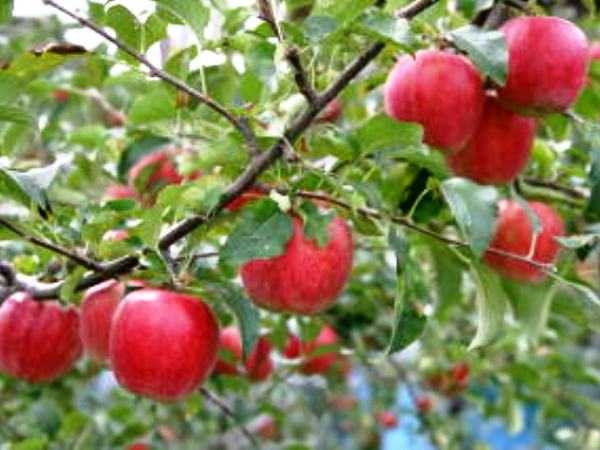
#> input picture sample.jpg, 600 x 450 px
$ python feature.py sample.jpg   (older library calls are emulated)
#> lines starting #> are read from the running program, lines starting #| are printed output that depends on the picture; long printed decimals are rounded
#> further down, image is the input picture: shape (450, 600, 3); mean B, G, R 86.8, 126.2, 136.2
# -*- coding:utf-8 -*-

import sys
import numpy as np
import cv2
from skimage.feature import greycomatrix, greycoprops

class feature:
    """特徴クラス"""

    def extractTexture(self, image, d, dig1, dig2, f_normed):
        """ テクスチャ特徴抽出
        @ param1[in] image              入力画像
        @ param2[in] d                  距離
        @ param3[in] dig1               角度1
        @ param4[in] dig2               角度2
        @ param5[in] f_normed(bool型)   特徴の正規化
        @ param[out] feature(list)      特徴
        """
#> called with d = 1, dig1 = 0, dig2 = 90, f_normed = True

        feature = []

        image_hsv = image.copy()
        image_lab = image.copy()

        width = image.shape[1]
#> width = 600
        height = image.shape[0]
#> height = 450

        # 色空間変換
        image = cv2.cvtColor(image, cv2.COLOR_BGR2GRAY)
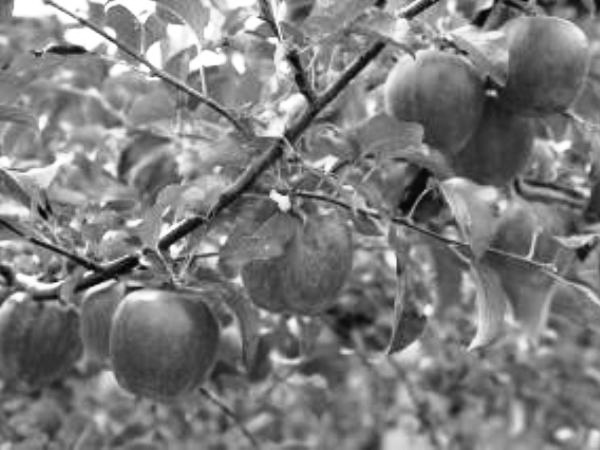
#> image: shape (450, 600); min 2, max 255, mean 124.7
        image_hsv = cv2.cvtColor(image_hsv, cv2.COLOR_BGR2HSV)
#> image_hsv: shape (450, 600, 3); mean H, S, V 57.3, 125.3, 154.1
        image_lab = cv2.cvtColor(image_lab, cv2.COLOR_BGR2LAB)
#> image_lab: shape (450, 600, 3); mean of channels 0, 1, 2 138.4, 126, 152.9

        # 変位
        glcm_x = greycomatrix(image, [d], [dig1], normed=True, symmetric=True)
        glcm_y = greycomatrix(image, [d], [dig2], normed=True, symmetric=True)

        # 特徴
        contrast_x = greycoprops(glcm_x, "contrast")            # コントラスト
#> contrast_x = [76.31]
        contrast_y = greycoprops(glcm_y, "contrast")
#> contrast_y = [98.7]
        dissimilarity_x = greycoprops(glcm_x, "dissimilarity")  # 相違性
#> dissimilarity_x = [5.71]
        dissimilarity_y = greycoprops(glcm_y, "dissimilarity")
#> dissimilarity_y = [6.22]
        homogeneity_x = greycoprops(glcm_x, "homogeneity")      # 均質性
#> homogeneity_x = [0.218]
        homogeneity_y = greycoprops(glcm_y, "homogeneity")
#> homogeneity_y = [0.219]
        ASM_x = greycoprops(glcm_x, "ASM")                      # 角2次モーメント
#> ASM_x = [0.000323]
        ASM_y = greycoprops(glcm_y, "ASM")
#> ASM_y = [0.000317]
        correlation_x = greycoprops(glcm_x, "correlation")      # 相関
#> correlation_x = [0.983]
        correlation_y = greycoprops(glcm_y, "correlation")
#> correlation_y = [0.978]

        contrast = (contrast_x[0][0] + contrast_y[0][0]) / 2
#> contrast = 87.5
        dissimilarity = (dissimilarity_x[0][0] + dissimilarity_y[0][0]) / 2
#> dissimilarity = 5.97
        homogeneity = (homogeneity_x[0][0] + homogeneity_y[0][0]) / 2
#> homogeneity = 0.219
        ASM = (ASM_x[0][0] + ASM_y[0][0]) / 2
#> ASM = 0.00032
        correlation = (correlation_x[0][0] + correlation_y[0][0]) / 2
#> correlation = 0.98

        H_list = []
        a_list = []

        for row in range(height):
            for col in range(width):
                pixelHSVValue = image_hsv[row][col]
                pixelLabValue = image_lab[row][col]

                H_list.append(pixelHSVValue[0])
                a_list.append(pixelLabValue[1])
#> after the loop, H_list = 270000 items; a_list = 270000 items

        H_array = np.array(H_list)
        a_array = np.array(a_list)
        H_ave = np.average(H_array)     # Hの平均
#> H_ave = 57.32
        a_ave = np.average(a_array)     # a*の平均
#> a_ave = 126
        H_std = np.std(H_array)         # Hの標準偏差
#> H_std = 49.01
        a_std = np.std(a_array)         # a*の標準偏差
#> a_std = 28.15

        feature.append(contrast)
        feature.append(dissimilarity)
        feature.append(homogeneity)
        feature.append(ASM)
        feature.append(correlation)
        feature.append(H_ave)
        feature.append(a_ave)
        feature.append(H_std)
        feature.append(a_std)

        if f_normed:
            feature_array = np.array(feature)
#> feature_array = [87.5, 5.97, 0.219, 0.00032, 0.98, 57.32, 126, 49.01, 28.15]
            feature_ave = np.average(feature_array)     # 特徴の平均
#> feature_ave = 39.46
            feature_std = np.std(feature_array)         # 特徴の標準偏差
#> feature_std = 42.21

            # 正規化
            normed_contrast = (contrast - feature_ave) / feature_std
#> normed_contrast = 1.14
            normed_diss = (dissimilarity - feature_ave) / feature_std
#> normed_diss = -0.794
            normed_homo = (homogeneity - feature_ave) / feature_std
#> normed_homo = -0.93
            normed_ASM = (ASM - feature_ave) / feature_std
#> normed_ASM = -0.935
            normed_corre = (correlation - feature_ave) / feature_std
#> normed_corre = -0.912
            normed_H_ave = (H_ave - feature_ave) / feature_std
#> normed_H_ave = 0.423
            normed_a_ave = (a_ave - feature_ave) / feature_std
#> normed_a_ave = 2.05
            normed_H_std = (H_std - feature_ave) / feature_std
#> normed_H_std = 0.226
            normed_a_std = (a_std - feature_ave) / feature_std
#> normed_a_std = -0.268

            del feature[:]
            feature.append(normed_contrast)
            feature.append(normed_diss)
            feature.append(normed_homo)
            feature.append(normed_ASM)
            feature.append(normed_corre)
            feature.append(normed_H_ave)
            feature.append(normed_a_ave)
            feature.append(normed_H_std)
            feature.append(normed_a_std)

        return feature

if __name__ == '__main__':
    """
    サンプルコード
    実行コマンド
    python feature.py xxx.jpg
    """
    param = sys.argv
    feature = feature()

    image = cv2.imread(param[1])
    texture = feature.extractTexture(image, 1, 0, 90, True)
#> texture = [1.14, -0.794, -0.93, -0.935, -0.912, 0.423, 2.05, 0.226, -0.268]
    print(texture)
#| [1.138, -0.7935, -0.9297, -0.9349, -0.9117, 0.423, 2.050, 0.2262, -0.2679]

$ run again, on test1.jpg
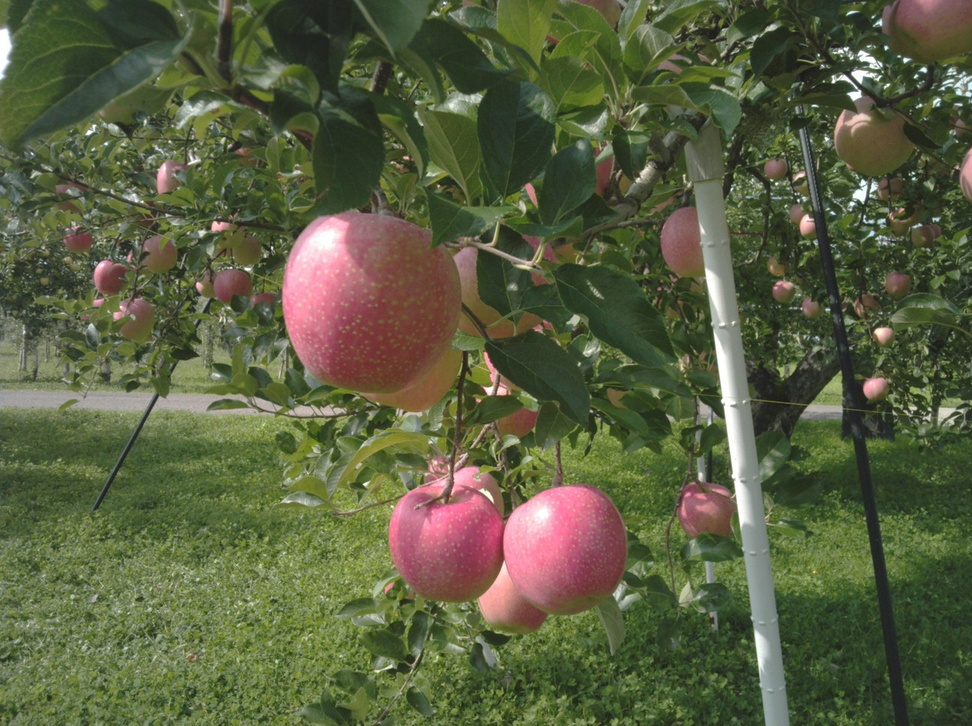
#> input picture test1.jpg, 972 x 726 px, shrunk from 1296 x 968 before the run
#> image is the input picture: shape (726, 972, 3); mean B, G, R 64.1, 94.8, 89.2
#> in extractTexture, `image = cv2.cvtColor(image, cv2.COLOR_BGR2GRAY)`:
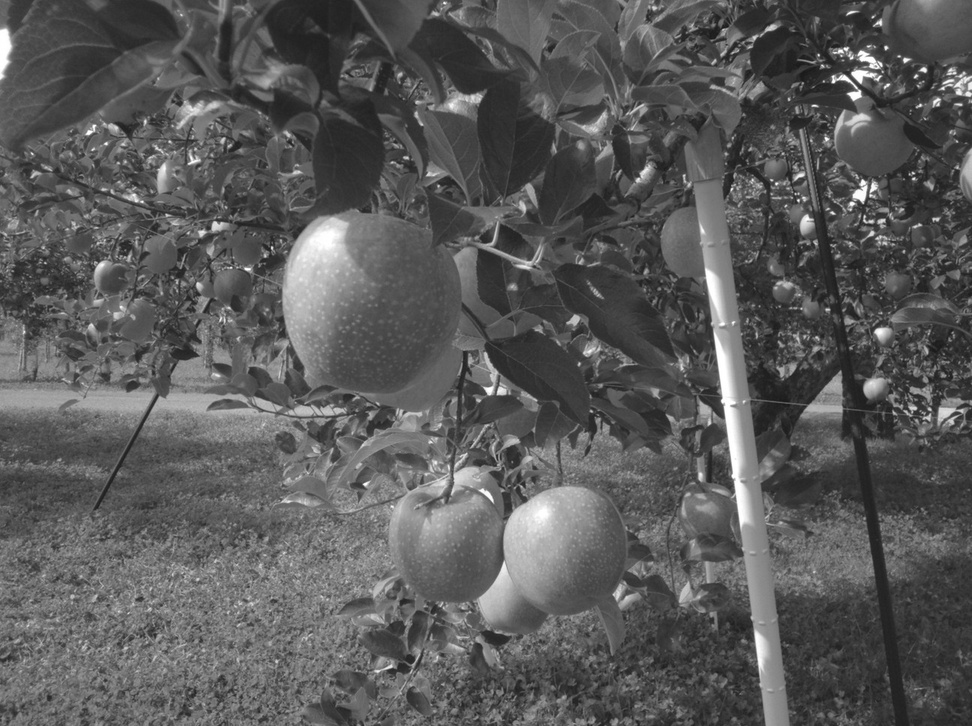
#> image: shape (726, 972); min 22, max 255, mean 89.7
#> image_hsv: shape (726, 972, 3); mean H, S, V 47.8, 98.5, 101.2
#> image_lab: shape (726, 972, 3); mean of channels 0, 1, 2 99, 120.1, 145.1
#> contrast_x = [147.6]
#> contrast_y = [148.4]
#> dissimilarity_x = [7.53]
#> dissimilarity_y = [7.56]
#> homogeneity_x = [0.2]
#> homogeneity_y = [0.202]
#> ASM_x = [0.000398]
#> ASM_y = [0.000393]
#> correlation_x = [0.946]
#> correlation_y = [0.945]
#> contrast = 148
#> dissimilarity = 7.54
#> homogeneity = 0.201
#> ASM = 0.000395
#> correlation = 0.946
#> after the loop in extractTexture, `for row in range(height):`: H_list = 705672 items
#> H_ave = 47.81
#> a_ave = 120.1
#> H_std = 31.71
#> a_std = 12.13
#> feature_array = [148, 7.54, 0.201, 0.000395, 0.946, 47.81, 120.1, 31.71, 12.13]
#> feature_ave = 40.94
#> feature_std = 52.43
#> normed_contrast = 2.04
#> normed_diss = -0.637
#> normed_homo = -0.777
#> normed_ASM = -0.781
#> normed_corre = -0.763
#> normed_H_ave = 0.131
#> normed_a_ave = 1.51
#> normed_H_std = -0.176
#> normed_a_std = -0.549
#> texture = [2.04, -0.637, -0.777, -0.781, -0.763, 0.131, 1.51, -0.176, -0.549]
#| [2.042, -0.6369, -0.777, -0.7808, -0.7628, 0.1311, 1.510, -0.176, -0.5494]

$ run again, on test2.jpg
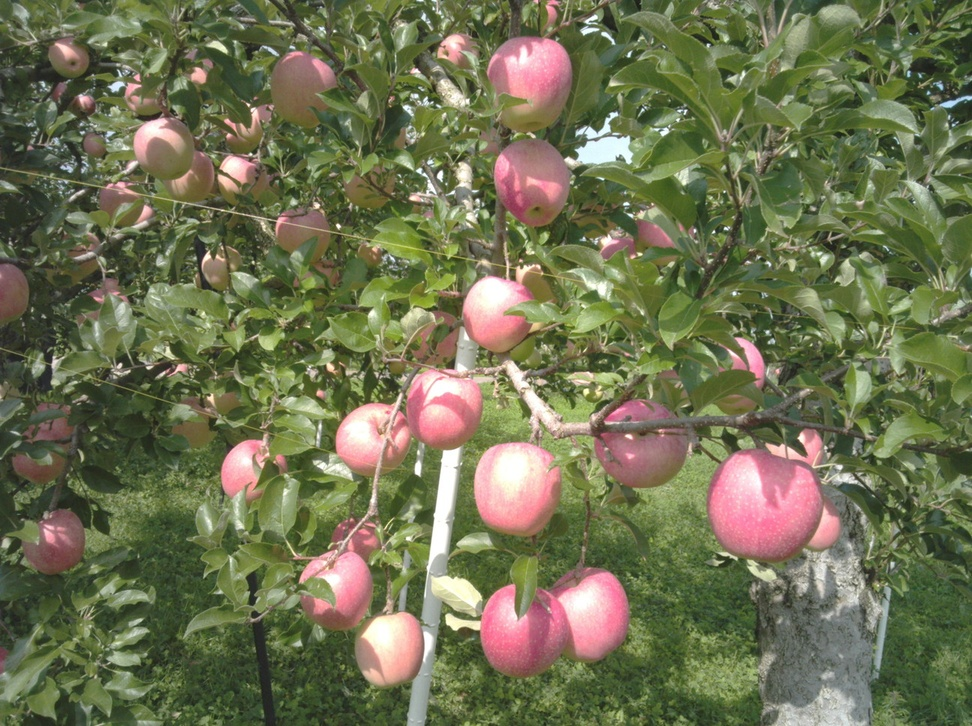
#> input picture test2.jpg, 972 x 726 px, shrunk from 1296 x 968 before the run
#> image is the input picture: shape (726, 972, 3); mean B, G, R 81.2, 113.7, 111.2
#> in extractTexture, `image = cv2.cvtColor(image, cv2.COLOR_BGR2GRAY)`:
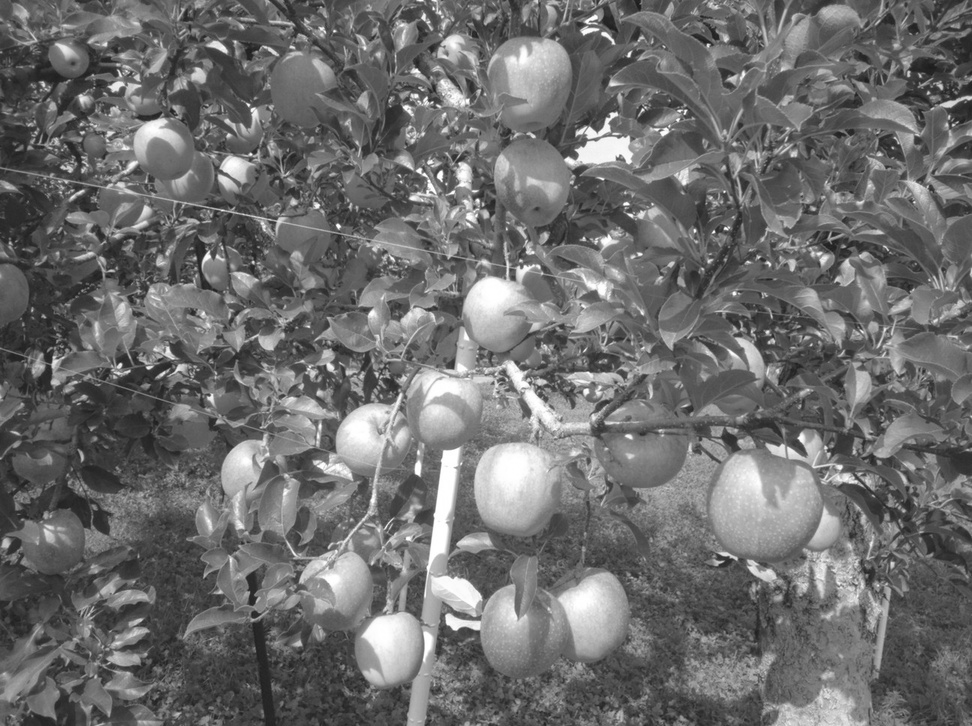
#> image: shape (726, 972); min 26, max 255, mean 109.3
#> image_hsv: shape (726, 972, 3); mean H, S, V 46.7, 92.7, 121.8
#> image_lab: shape (726, 972, 3); mean of channels 0, 1, 2 119, 121.1, 146.1
#> contrast_x = [178.8]
#> contrast_y = [193.3]
#> dissimilarity_x = [8.41]
#> dissimilarity_y = [8.75]
#> homogeneity_x = [0.174]
#> homogeneity_y = [0.17]
#> ASM_x = [0.000267]
#> ASM_y = [0.000256]
#> correlation_x = [0.954]
#> correlation_y = [0.95]
#> contrast = 186.1
#> dissimilarity = 8.58
#> homogeneity = 0.172
#> ASM = 0.000261
#> correlation = 0.952
#> after the loop in extractTexture, `for row in range(height):`: H_list = 705672 items
#> H_ave = 46.74
#> a_ave = 121.1
#> H_std = 35.87
#> a_std = 12.93
#> feature_array = [186.1, 8.58, 0.172, 0.000261, 0.952, 46.74, 121.1, 35.87, 12.93]
#> feature_ave = 45.82
#> feature_std = 61.55
#> normed_contrast = 2.28
#> normed_diss = -0.605
#> normed_homo = -0.742
#> normed_ASM = -0.744
#> normed_corre = -0.729
#> normed_H_ave = 0.0149
#> normed_a_ave = 1.22
#> normed_H_std = -0.162
#> normed_a_std = -0.534
#> texture = [2.28, -0.605, -0.742, -0.744, -0.729, 0.0149, 1.22, -0.162, -0.534]
#| [2.278, -0.605, -0.7417, -0.7444, -0.729, 0.01488, 1.223, -0.1616, -0.5344]

$ run again, on test3.jpg
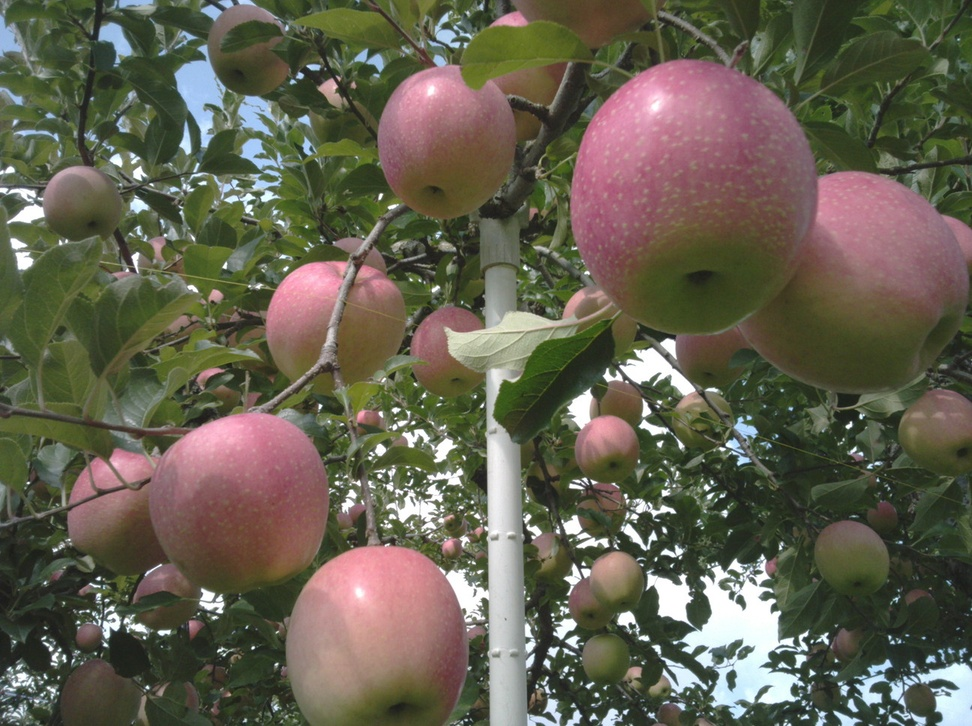
#> input picture test3.jpg, 972 x 726 px, shrunk from 1296 x 968 before the run
#> image is the input picture: shape (726, 972, 3); mean B, G, R 79.9, 96.3, 100.1
#> in extractTexture, `image = cv2.cvtColor(image, cv2.COLOR_BGR2GRAY)`:
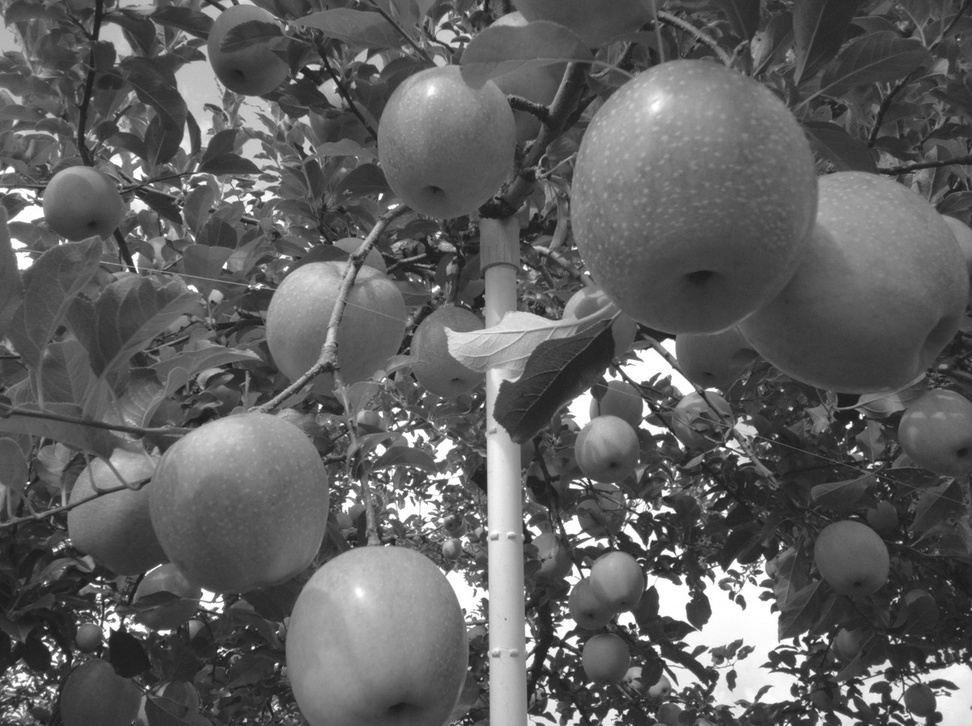
#> image: shape (726, 972); min 25, max 255, mean 95.6
#> image_hsv: shape (726, 972, 3); mean H, S, V 57.1, 80.5, 107.6
#> image_lab: shape (726, 972, 3); mean of channels 0, 1, 2 102.8, 126.4, 138.6
#> contrast_x = [168.5]
#> contrast_y = [193.4]
#> dissimilarity_x = [6.08]
#> dissimilarity_y = [6.48]
#> homogeneity_x = [0.289]
#> homogeneity_y = [0.284]
#> ASM_x = [0.000558]
#> ASM_y = [0.000531]
#> correlation_x = [0.965]
#> correlation_y = [0.959]
#> contrast = 181
#> dissimilarity = 6.28
#> homogeneity = 0.287
#> ASM = 0.000545
#> correlation = 0.962
#> after the loop in extractTexture, `for row in range(height):`: H_list = 705672 items
#> H_ave = 57.08
#> a_ave = 126.4
#> H_std = 48.49
#> a_std = 11.78
#> feature_array = [181, 6.28, 0.287, 0.000545, 0.962, 57.08, 126.4, 48.49, 11.78]
#> feature_ave = 48.03
#> feature_std = 61.24
#> normed_contrast = 2.17
#> normed_diss = -0.682
#> normed_homo = -0.78
#> normed_ASM = -0.784
#> normed_corre = -0.769
#> normed_H_ave = 0.148
#> normed_a_ave = 1.28
#> normed_H_std = 0.00753
#> normed_a_std = -0.592
#> texture = [2.17, -0.682, -0.78, -0.784, -0.769, 0.148, 1.28, 0.00753, -0.592]
#| [2.171, -0.6817, -0.7796, -0.7842, -0.7685, 0.1478, 1.280, 0.007535, -0.5919]
